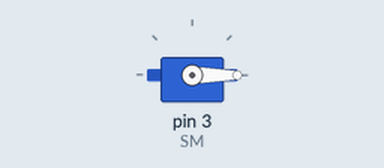
Recording of a sketch running on a simulated Arduino Uno, built with avr-gcc and run on an emulated ATmega328P. Shown: servo.

Above: at 0.05 s.
At 3.0 s:
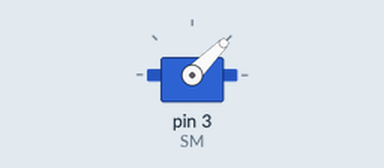
At 6.0 s:
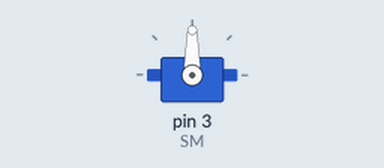
Timing chart, 0 to 7.8 s (numbered marks = the images above):
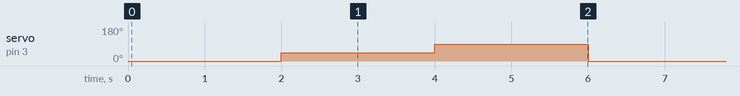

The sketch:

codigo-pregunta-2.ino
```cpp
// Pregunta 2: Servomotor

#include <Servo.h>

Servo SM;

  void setup(){
    SM.attach             (3);
  }

  void loop(){
  	SM.write              (0);
    delay                 (2000);
   	SM.write              (45);
    delay                 (2000);
    SM.write              (90);
    delay                 (2000);
}
```

Measured:
- by itself, servo on pin 3 (SM): repeats every 6.0 s: 90° 2.0 s, 0° 2.0 s, 45° 2.0 s
